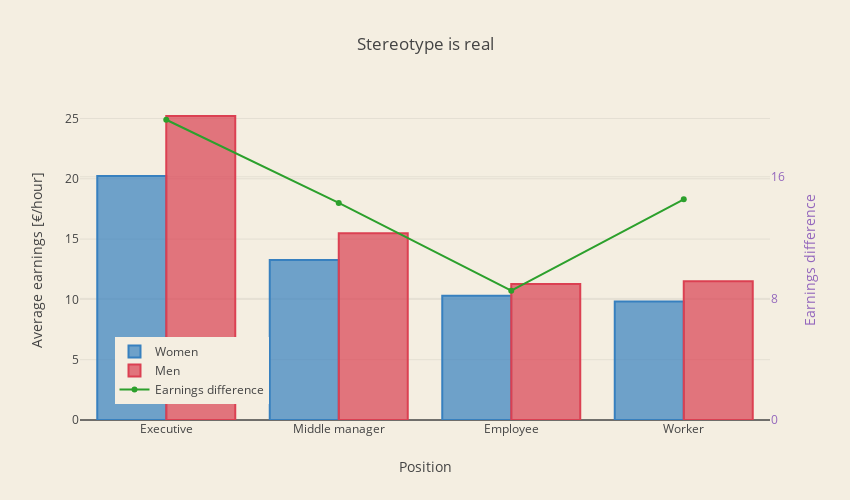

Here is the notebook cell this chart was saved with:
### Code cell
positions = ["Executive", "Middle manager", "Employee", "Worker"]
woman_positions = ["SNHMFC14", "SNHMFP14", "SNHMFE14", "SNHMFO14"]
woman_salary_positions = salary[woman_positions].mean().tolist()
man_positions = ["SNHMHC14", "SNHMHP14", "SNHMHE14", "SNHMHO14"]
man_salary_positions = salary[man_positions].mean().tolist()

dif_in_prc = []
for w, m in zip(woman_salary_positions, man_salary_positions):
    dif_in_prc.append(round(abs(w-m)/m * 100, 2))

trace1 = go.Bar(
    x = positions,
    y = woman_salary_positions,
    name='Women',
    marker=dict(
        color='rgba(55, 128, 191, 0.7)',
        line=dict(
            color='rgba(55, 128, 191, 1.0)',
            width=2,
        )
    )
)
trace2 = go.Bar(
    x = positions,
    y = man_salary_positions,
    name='Men',
    marker=dict(
        color='rgba(219, 64, 82, 0.7)',
        line=dict(
            color='rgba(219, 64, 82, 1.0)',
            width=2,
        )
    )
)

trace3 = go.Scatter(
    x = positions,
    y = dif_in_prc,
    name='Earnings difference',
    mode = 'lines+markers',
    yaxis='y2'
)

data = [trace1, trace2, trace3]
layout = go.Layout(
    barmode='group',
    title = 'Stereotype is real',
    width=850,
    height=500,
    paper_bgcolor='rgb(244, 238, 225)',
    plot_bgcolor='rgb(244, 238, 225)',
    yaxis = dict(
        title= 'Average earnings [€/hour]',
        anchor = 'x',
        rangemode='tozero'
    ),
    xaxis = dict(title= 'Position'),
    
    yaxis2=dict(
        title='Earnings difference',
        titlefont=dict(
            color='rgb(148, 103, 189)'
        ),
        tickfont=dict(
            color='rgb(148, 103, 189)'
        ),
        overlaying='y',
        side='right',
        anchor = 'x',
        rangemode = 'tozero',
        dtick = 8
    ),
    #legend=dict(x=-.1, y=1.2)
    legend=dict(x=0.05, y=0.05)
)

fig = go.Figure(data=data, layout=layout)
py.iplot(fig)

### Figure 1 — Plotly figure (JSON) as saved in the notebook; plotly's stock layout.template omitted (floating-point values rounded to 4 significant figures)
{"data": [{"marker": {"color": "rgba(55, 128, 191, 0.7)", "line": {"color": "rgba(55, 128, 191, 1.0)", "width": 2}}, "name": "Women", "type": "bar", "x": ["Executive", "Middle manager", "Employee", "Worker"], "y": [20.23, 13.27, 10.31, 9.832]}, {"marker": {"color": "rgba(219, 64, 82, 0.7)", "line": {"color": "rgba(219, 64, 82, 1.0)", "width": 2}}, "name": "Men", "type": "bar", "x": ["Executive", "Middle manager", "Employee", "Worker"], "y": [25.21, 15.49, 11.27, 11.5]}, {"mode": "lines+markers", "name": "Earnings difference", "type": "scatter", "x": ["Executive", "Middle manager", "Employee", "Worker"], "y": [19.75, 14.28, 8.51, 14.52], "yaxis": "y2"}], "layout": {"barmode": "group", "height": 500, "legend": {"x": 0.05, "y": 0.05}, "paper_bgcolor": "rgb(244, 238, 225)", "plot_bgcolor": "rgb(244, 238, 225)", "title": "Stereotype is real", "width": 850, "xaxis": {"title": "Position"}, "yaxis": {"anchor": "x", "rangemode": "tozero", "title": "Average earnings [€/hour]"}, "yaxis2": {"anchor": "x", "dtick": 8, "overlaying": "y", "rangemode": "tozero", "side": "right", "tickfont": {"color": "rgb(148, 103, 189)"}, "title": "Earnings difference", "titlefont": {"color": "rgb(148, 103, 189)"}}}}
